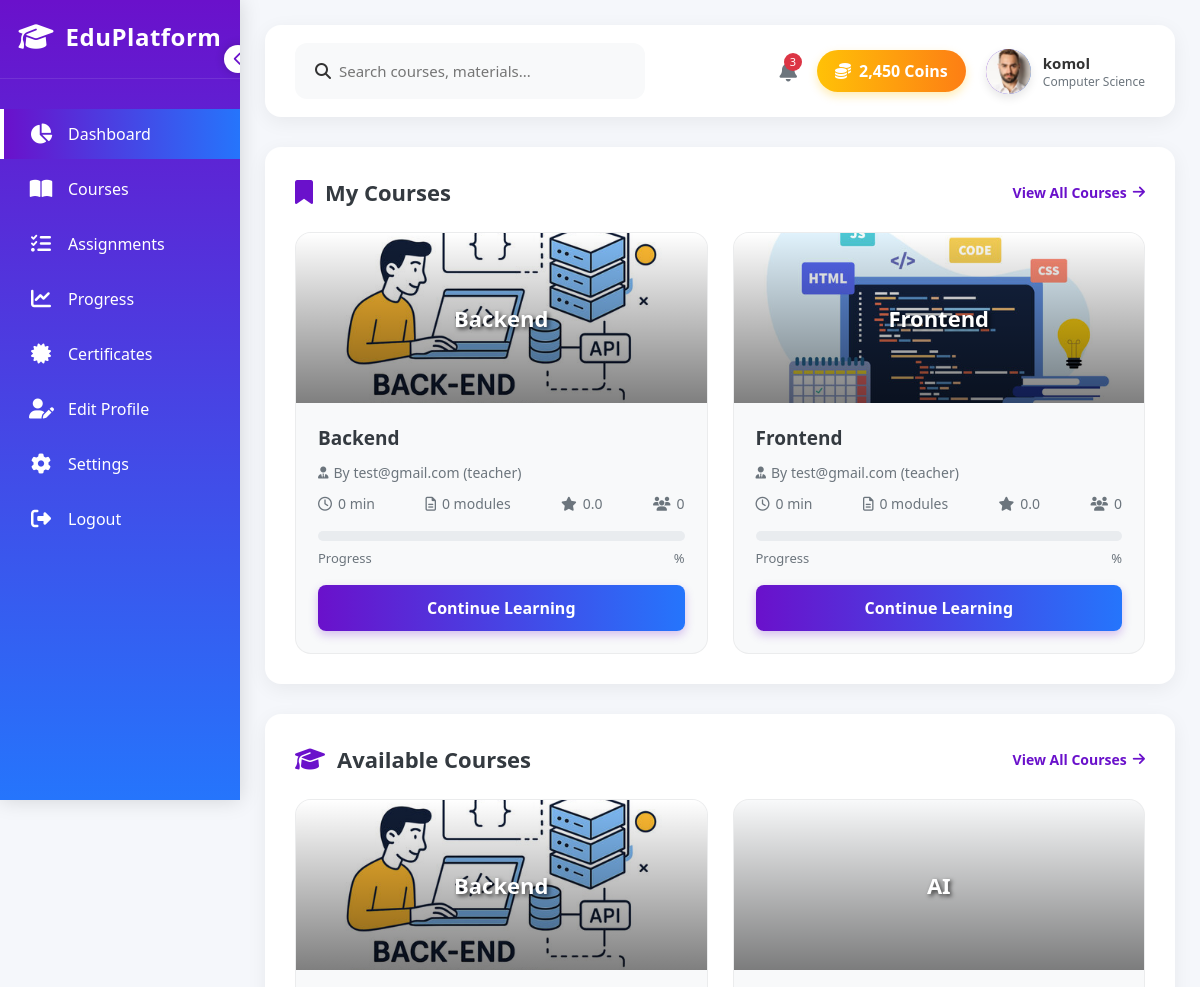
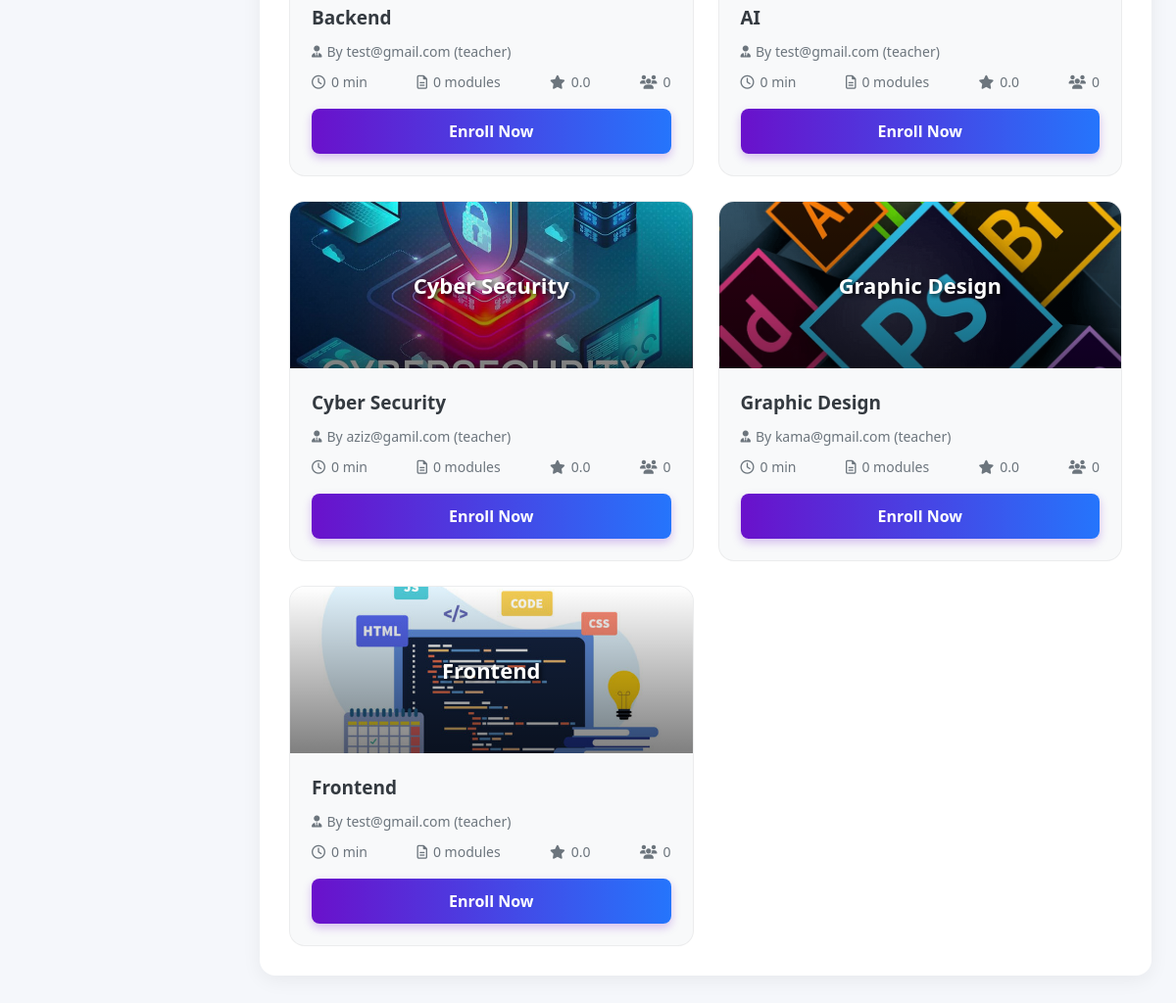
The page /user/profile/ (signed in) on the database its author committed (2 pictures, top to bottom).
### users/models.py (models this page shows)
class CustomUser(AbstractUser):
    email = models.EmailField(unique=True)
    phone = models.CharField(max_length=20, blank=True, null=True)
    fio = models.CharField(max_length=255, blank=True, null=True)
    profile_image = models.ImageField(
        upload_to='profile_images/',          # images/profile_images/ ichida saqlanadi
        blank=True,
        null=True
    )
    coins = models.PositiveIntegerField(default=0)
    ROLE_CHOICES = (
        ('student', 'Student'),
        ('teacher', 'Teacher'),
        ('superuser', 'Superuser'),
    )
    role = models.CharField(max_length=20, choices=ROLE_CHOICES, default='student')
    USERNAME_FIELD = 'email'
    REQUIRED_FIELDS = ['username']
    def __str__(self):
        return f"{self.email} ({self.role})"

### courses/models.py (models this page shows, shortened)
class Course(models.Model):
    courselist = models.ForeignKey(CourseList, related_name="courses", on_delete=models.CASCADE)
    title = models.CharField(max_length=200)
    description = models.TextField(blank=True)
    author = models.ForeignKey(
        settings.AUTH_USER_MODEL,
        on_delete=models.CASCADE,
    )
    profile_image = models.ImageField(upload_to='course_images/', blank=True, null=True)
    modules_count = models.PositiveIntegerField(default=0)  # admindan qo‘shish mumkin
    rating = models.FloatField(
        default=0,
        validators=[MinValueValidator(0), MaxValueValidator(5)]
    )
    total_videos = models.PositiveIntegerField(default=0)
    min_duration = models.DurationField(default=timedelta, blank=True, null=True)
    students_count = models.PositiveIntegerField(default=0)
    def __str__(self):
        return self.title

### users/views.py (the view)
# urls.py: path('profile/', profile_view, name='profile'),
@login_required
def profile_view(request):
    enrollments = Enrollment.objects.filter(user=request.user).select_related("course")
    enrolled_courses = [en.course for en in enrollments]
    enrolled_course_ids = [ec.id for ec in enrolled_courses]
    courses = Course.objects.all()
    print(f"courses:{courses}")
    return render(request, 'profile.html', {
        'enrolled_courses': enrolled_courses,
        'courses': courses,
    })

### users/templates/profile.html (shortened to what this page needs)
<!DOCTYPE html>
<html lang="en">
<head>
  <link rel="stylesheet" href="https://cdnjs.cloudflare.com/ajax/libs/font-awesome/6.4.0/css/all.min.css">
</head>
<body>
  <div class="sidebar" id="sidebar">
    <div class="logo">
      <i class="fas fa-graduation-cap logo-icon"></i>
      <h2>EduPlatform</h2>
      <button class="menu-toggle" id="menu-toggle">
        <i class="fas fa-chevron-left"></i>
      </button>
    </div>
    <div class="nav-links">
      <a href="#" class="nav-item active">
        <i class="fas fa-chart-pie"></i>
        <span>Dashboard</span>
      </a>
      <a href="#" class="nav-item">
        <i class="fas fa-book-open"></i>
        <span>Courses</span>
      </a>
      <a href="#" class="nav-item">
        <i class="fas fa-tasks"></i>
        <span>Assignments</span>
      </a>
      <a href="#" class="nav-item">
        <i class="fas fa-chart-line"></i>
        <span>Progress</span>
      </a>
      <a href="#" class="nav-item">
        <i class="fas fa-certificate"></i>
        <span>Certificates</span>
      </a>
      <a href="{% url 'profile_update' %}" class="nav-item">
        <i class="fas fa-user-edit"></i>
        <span>Edit Profile</span>
      </a>
      <a href="#" class="nav-item">
        <i class="fas fa-cog"></i>
        <span>Settings</span>
      </a>
      <a href="{% url 'logout' %}" class="nav-item" id="logout-btn">
        <i class="fas fa-sign-out-alt"></i>
        <span>Logout</span>
      </a>
    </div>
  </div>
  <div class="main-content" id="main-content">
    <div class="header">
      <div class="search-box">
        <i class="fas fa-search"></i>
        <input type="text" placeholder="Search courses, materials...">
      </div>
      <div class="header-actions">
        <div class="notification-bell">
          <i class="fas fa-bell"></i>
          <span class="notification-badge">3</span>
        </div>
        <div class="coins">
          <i class="fas fa-coins"></i>
          <span>2,450 Coins</span>
        </div>
        <div class="user-profile">
          {% if user.profile_image %}
            <img class="user-img" src="{{ user.profile_image.url }}" alt="Profile Image">
          {% else %}
            <div class="user-img">
              {% if user.username %}{{ user.username|first|upper }}{% else %}{{ user.email|first|upper }}{% endif %}
            </div>
          {% endif %}
          <div class="user-info-text">
            <div class="user-name">
              {% if user.username %}{{ user.username }}{% else %}{{ user.email }}{% endif %}
            </div>
            <div class="user-role">Computer Science</div>
          </div>
        </div>
      </div>
    </div>
    <div class="dashboard-section">
      <div class="section-header">
        <h2 class="section-title">
          <i class="fas fa-bookmark"></i>
          My Courses
        </h2>
        <a href="#" class="view-all">
          <span>View All Courses</span>
          <i class="fas fa-arrow-right"></i>
        </a>
      </div>
      {% if enrolled_courses %}
      <div class="courses-grid">
        {% for course in enrolled_courses %}
        <div class="course-card" onclick="window.location.href='{% url 'enroll_course' course.pk %}'">
          <div class="course-img"
              style="background-image: url('{% if course.profile_image %}{{ course.profile_image.url }}{% else %}https://source.unsplash.com/random/400x200/?education,{{ forloop.counter }}{% endif %}')">
              <span style="z-index: 2; text-shadow: 2px 2px 4px rgba(0,0,0,0.7);">
                  {{ course.title }}
              </span>
          </div>
          <div class="course-content">
            <h3 class="course-title">{{ course.title }}</h3>
            <div class="course-author">
              <i class="fas fa-user-tie"></i> By {{ course.author }}
            </div>
            <div class="course-info">
              <span><i class="far fa-clock"></i> {{ course.min_duration|default:"0" }} min</span>
              <span><i class="far fa-file-alt"></i> {{ course.modules_count }} modules</span>
              <span><i class="fas fa-star"></i> {{ course.rating|floatformat:1 }}</span>
              <span><i class="fas fa-users"></i> {{ course.students_count }}</span>
            </div>
            <div class="progress-container">
              <div class="progress-bar">
              </div>
              <div class="progress-text">
                <span>Progress</span>
                <span>{{ course.progress }}%</span>
              </div>
            </div>
            <a href="{% url 'enroll_course' course.pk %}" class="course-action" onclick="event.stopPropagation();">
              {% if course.progress == 100 %}Take Final Exam{% else %}Continue Learning{% endif %}
            </a>
          </div>
        </div>
        {% endfor %}
      </div>
      {% else %}
      <div class="empty-state">
        <i class="fas fa-book-open"></i>
        <p>You haven't enrolled in any courses yet</p>
        <a href="#" class="browse-courses-btn">Browse Available Courses</a>
      </div>
      {% endif %}
    </div>
    <div class="dashboard-section">
      <div class="section-header">
        <h2 class="section-title">
          <i class="fas fa-graduation-cap"></i>
          Available Courses
        </h2>
        <a href="#" class="view-all">
          <span>View All Courses</span>
          <i class="fas fa-arrow-right"></i>
        </a>
      </div>
      {% if courses %}
      <div class="courses-grid">
        {% for course in courses %}
        <div class="course-card" onclick="window.location.href='{% url 'enroll_course' course.pk %}'">
          <div class="course-img"
              style="background-image: url('{% if course.profile_image %}{{ course.profile_image.url }}{% else %}https://source.unsplash.com/random/400x200/?education,{{ forloop.counter }}{% endif %}')">
              <span style="z-index: 2; text-shadow: 2px 2px 4px rgba(0,0,0,0.7);">
                  {{ course.title }}
              </span>
          </div>
          <div class="course-content">
            <h3 class="course-title">{{ course.title }}</h3>
            <div class="course-author">
              <i class="fas fa-user-tie"></i> By {{ course.author }}
            </div>
            <div class="course-info">
              <span><i class="far fa-clock"></i> {{ course.min_duration|default:"0" }} min</span>
              <span><i class="far fa-file-alt"></i> {{ course.modules_count }} modules</span>
              <span><i class="fas fa-star"></i> {{ course.rating|floatformat:1 }}</span>
              <span><i class="fas fa-users"></i> {{ course.students_count }}</span>
            </div>
            <a href="{% url 'enroll_course' course.pk %}" class="course-action" onclick="event.stopPropagation();">Enroll Now</a>
          </div>
        </div>
        {% endfor %}
      </div>
      {% else %}
      <div class="empty-state">
        <i class="fas fa-book-open"></i>
        <p>No available courses at the moment.</p>
      </div>
      {% endif %}
    </div>
  </div>
</body>
</html>

### rows shown on the page
CustomUser: profile_image (picture), username "komol"
Course: profile_image (picture), title "Backend", author "test@gmail.com (teacher)", min_duration "0", modules_count "0", rating "0.0", students_count "0"
Course: profile_image (picture), title "Frontend", author "test@gmail.com (teacher)", min_duration "0", modules_count "0", rating "0.0", students_count "0"
Course: title "AI", author "test@gmail.com (teacher)", min_duration "0", modules_count "0", rating "0.0", students_count "0"
Course: profile_image (picture), title "Cyber Security", author "aziz@gamil.com (teacher)", min_duration "0", modules_count "0", rating "0.0", students_count "0"
Course: profile_image (picture), title "Graphic Design", author "kama@gmail.com (teacher)", min_duration "0", modules_count "0", rating "0.0", students_count "0"
